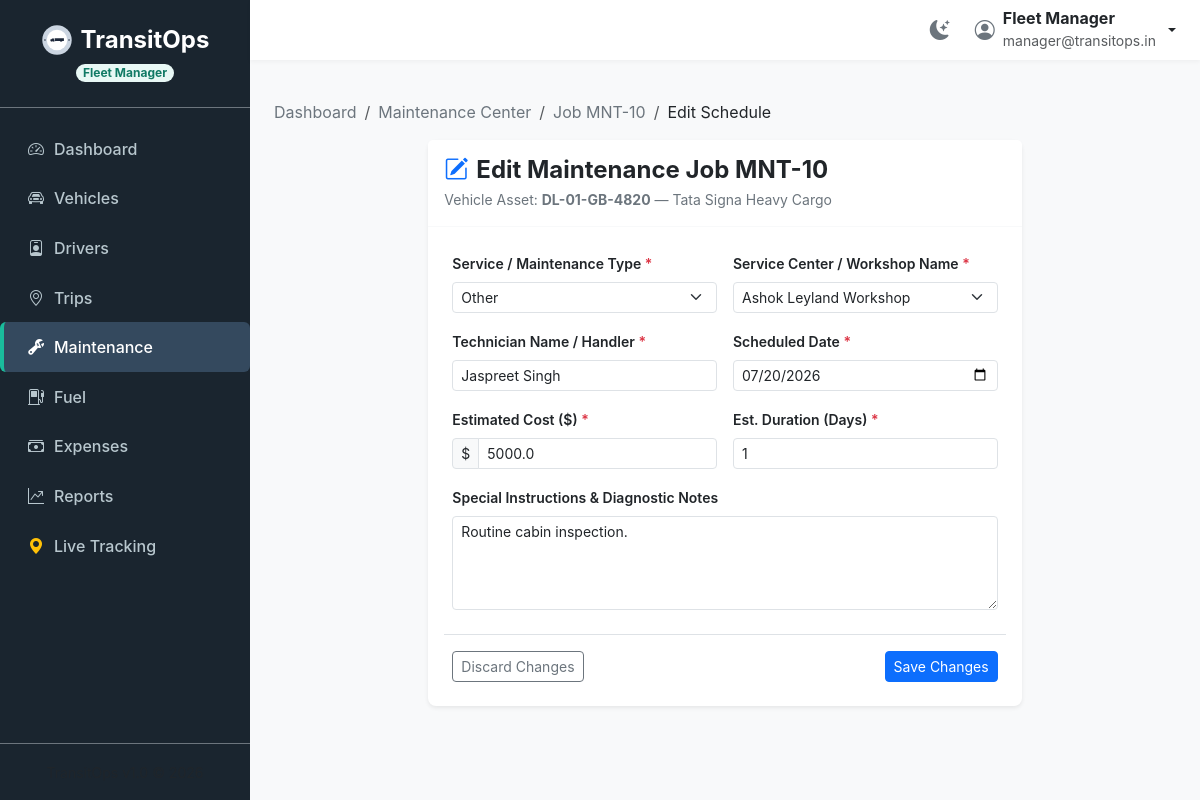
The page /maintenance/edit/10 (signed in) on the database its author committed.
### tables this page shows
CREATE TABLE maintenance_logs (
            id INTEGER PRIMARY KEY AUTOINCREMENT,
            vehicle_id INTEGER NOT NULL,
            description TEXT NOT NULL,
            cost REAL NOT NULL,
            start_date TEXT NOT NULL,
            end_date TEXT,
            status TEXT NOT NULL DEFAULT 'Active',
            maintenance_type TEXT,
            service_center TEXT,
            technician_name TEXT,
            scheduled_date TEXT,
            completed_date TEXT,
            estimated_cost REAL DEFAULT 0.0,
            actual_cost REAL DEFAULT 0.0,
            estimated_duration INTEGER DEFAULT 0,
            current_odometer REAL DEFAULT 0.0,
            notes TEXT,
            work_performed TEXT,
            parts_replaced TEXT,
            remarks TEXT,
            FOREIGN KEY (vehicle_id) REFERENCES vehicles(id)
        );

CREATE TABLE vehicles (
            id INTEGER PRIMARY KEY AUTOINCREMENT,
            registration_number TEXT UNIQUE NOT NULL,
            name TEXT NOT NULL,
            type TEXT NOT NULL,
            max_load_capacity REAL NOT NULL,
            odometer REAL NOT NULL,
            acquisition_cost REAL NOT NULL,
            status TEXT NOT NULL DEFAULT 'Available',
            region TEXT NOT NULL
        );

### app.py (the view, shortened to what this page needs)
@app.route('/maintenance/edit/<int:id>', methods=['GET', 'POST'])
@roles_required('Fleet Manager', 'Safety Officer')
def maintenance_edit(id):
    conn = get_db_connection()
    log = conn.execute('''
        SELECT m.*, v.registration_number AS vehicle_reg, v.name AS vehicle_name
        FROM maintenance_logs m
        JOIN vehicles v ON m.vehicle_id = v.id
        WHERE m.id = ?
    ''', (id,)).fetchone()
    if not log:
        conn.close()
        flash('Maintenance record not found.', 'error')
        return redirect(url_for('maintenance_list'))
    if log['status'] not in ['Scheduled', 'Overdue']:
        conn.close()
        flash('Only Scheduled or Overdue maintenance jobs can be edited.', 'error')
        return redirect(url_for('maintenance_details', id=id))
    conn.close()
    return render_template('maintenance/edit.html', active_page='maintenance', log=log)

### app.py (called while the page is built, shortened)
@app.before_request
def require_login():
    allowed_routes = ['login', 'static']
    if request.endpoint not in allowed_routes and 'user_id' not in session:
        if request.path.startswith('/api/'):
            return jsonify({'error': 'Unauthorized access.'}), 401
        return redirect(url_for('login'))

def roles_required(*roles):
    def decorator(f):
        @wraps(f)
        def decorated_function(*args, **kwargs):
            if 'user_role' not in session:
                return redirect(url_for('login'))
            if session.get('user_role') not in roles:
                flash("Access Denied: You do not have the required permissions to access this resource.", "error")
                return redirect(url_for('dashboard'))
            return f(*args, **kwargs)
        return decorated_function
    return decorator

@app.context_processor
def inject_driver_trip():
    return {'current_driver_id': None, 'active_trip_id': None}

### database.py (called while the page is built)
def get_db_connection():
    conn = sqlite3.connect(DB_FILE)
    conn.row_factory = sqlite3.Row
    conn.execute('PRAGMA foreign_keys = ON')
    return conn

### templates/maintenance/edit.html (shortened to what this page needs)
{% extends 'base.html' %}
{% block content %}
<nav aria-label="breadcrumb" class="mb-3">
  <ol class="breadcrumb small">
    <li class="breadcrumb-item"><a href="/" class="text-decoration-none text-secondary">Dashboard</a></li>
    <li class="breadcrumb-item"><a href="/maintenance" class="text-decoration-none text-secondary">Maintenance Center</a></li>
    <li class="breadcrumb-item"><a href="/maintenance/{{ log.id }}" class="text-decoration-none text-secondary">Job MNT-{{ log.id }}</a></li>
    <li class="breadcrumb-item active text-dark" aria-current="page">Edit Schedule</li>
  </ol>
</nav>
<div class="row justify-content-center">
  <div class="col-lg-8">
    <div class="card border-0 shadow-sm rounded-3">
      <div class="card-header bg-white py-3 border-bottom border-light">
        <h4 class="card-title fw-bold m-0 text-dark d-flex align-items-center gap-2">
          <i class="bi bi-pencil-square text-primary"></i> Edit Maintenance Job MNT-{{ log.id }}
        </h4>
        <p class="text-secondary small m-0 mt-1">Vehicle Asset: <strong>{{ log.vehicle_reg }}</strong> &mdash; {{ log.vehicle_name }}</p>
      </div>
      <div class="card-body p-4">
        <form action="/maintenance/edit/{{ log.id }}" method="POST" id="edit-maintenance-form">
          <div class="row g-3">
            <div class="col-md-6">
              <label for="maintenance_type" class="form-label small fw-semibold text-dark">Service / Maintenance Type <span class="text-danger">*</span></label>
              <select class="form-select form-select-sm" id="maintenance_type" name="maintenance_type" required>
                <option value="Other" {% if log.maintenance_type == 'Other' %}selected{% endif %}>Other</option>
              </select>
            </div>
            <div class="col-md-6">
              <label for="service_center" class="form-label small fw-semibold text-dark">Service Center / Workshop Name <span class="text-danger">*</span></label>
              <select class="form-select form-select-sm" id="service_center" name="service_center" required>
                <option value="Ashok Leyland Workshop" {% if log.service_center == 'Ashok Leyland Workshop' %}selected{% endif %}>Ashok Leyland Workshop</option>
              </select>
            </div>
            <div class="col-md-6">
              <label for="technician_name" class="form-label small fw-semibold text-dark">Technician Name / Handler <span class="text-danger">*</span></label>
              <input type="text" class="form-control form-control-sm" id="technician_name" name="technician_name" value="{{ log.technician_name }}" required>
            </div>
            <div class="col-md-6">
              <label for="scheduled_date" class="form-label small fw-semibold text-dark">Scheduled Date <span class="text-danger">*</span></label>
              <input type="date" class="form-control form-control-sm" id="scheduled_date" name="scheduled_date" value="{{ log.scheduled_date }}" required>
            </div>
            <div class="col-md-6">
              <label for="estimated_cost" class="form-label small fw-semibold text-dark">Estimated Cost ($) <span class="text-danger">*</span></label>
              <div class="input-group input-group-sm">
                <span class="input-group-text">$</span>
                <input type="number" class="form-control form-control-sm" id="estimated_cost" name="estimated_cost" min="0" step="0.01" value="{{ log.estimated_cost }}" required>
              </div>
            </div>
            <div class="col-md-6">
              <label for="estimated_duration" class="form-label small fw-semibold text-dark">Est. Duration (Days) <span class="text-danger">*</span></label>
              <input type="number" class="form-control form-control-sm" id="estimated_duration" name="estimated_duration" min="1" value="{{ log.estimated_duration }}" required>
            </div>
            <div class="col-12">
              <label for="notes" class="form-label small fw-semibold text-dark">Special Instructions & Diagnostic Notes</label>
              <textarea class="form-control form-control-sm" id="notes" name="notes" rows="4">{{ log.notes }}</textarea>
            </div>
            <div class="col-12 border-top pt-3 mt-4 d-flex justify-content-between">
              <a href="/maintenance/{{ log.id }}" class="btn btn-outline-secondary btn-sm" id="btn-cancel-edit">Discard Changes</a>
              <button type="submit" class="btn btn-primary btn-sm" id="btn-submit-edit">Save Changes</button>
            </div>
          </div>
        </form>
      </div>
    </div>
  </div>
</div>
{% endblock %}

### templates/base.html (style rules this page uses)
body { font-family: 'Inter', system-ui, -apple-system, sans-serif; background-color: #f8f9fa; min-height: 100vh; display: flex; flex-direction: column; }

### rows shown on the page
maintenance_logs: id "10", maintenance_type "Other", service_center "Ashok Leyland Workshop", technician_name "Jaspreet Singh", scheduled_date "07/20/2026", estimated_cost "5000.0", estimated_duration "1", notes "Routine cabin inspection."
vehicles: vehicle_reg "DL-01-GB-4820", vehicle_name "Tata Signa Heavy Cargo"

### other values the page prints
{{ session.get('user_role') }} "Fleet Manager"
{{ session.get('user_name') }} "Fleet Manager"
{{ session.get('user_email') }} "manager@transitops.in"
